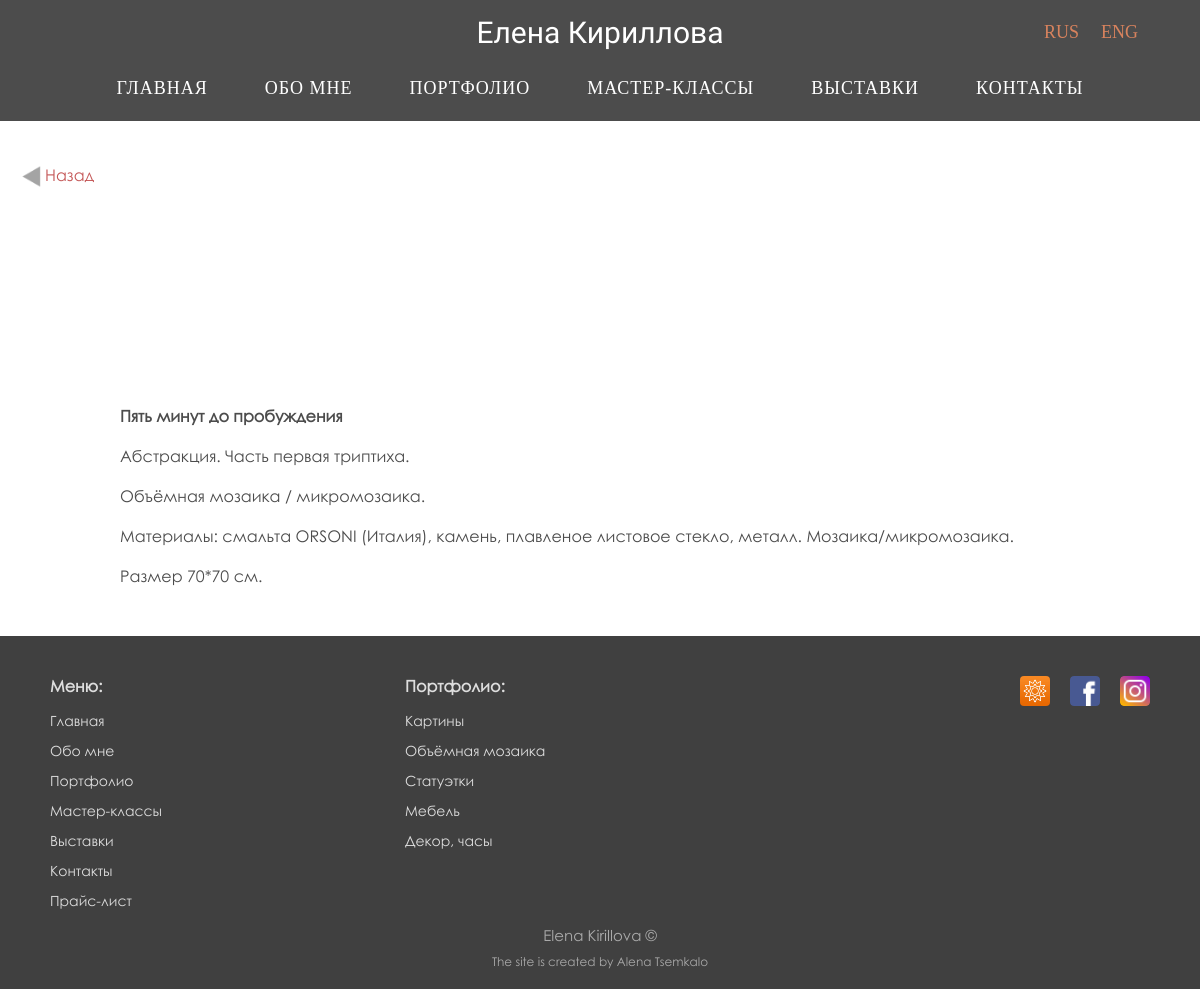
Page /rus/artwork.php?id=62 on the committed database.
### tables this page shows
CREATE TABLE IF NOT EXISTS `paintings` (
  `id` int(255) NOT NULL AUTO_INCREMENT,
  `num` int(11) NOT NULL,
  `type` varchar(255) NOT NULL,
  `namerus` text NOT NULL,
  `nameeng` text NOT NULL,
  `descriptionrus` varchar(5000) NOT NULL,
  `description2rus` varchar(500) NOT NULL,
  `descriptioneng` varchar(5000) NOT NULL,
  `description2eng` varchar(500) NOT NULL,
  `materialsrus` varchar(500) NOT NULL,
  `materialseng` varchar(500) NOT NULL,
  `sizerus` varchar(255) NOT NULL,
  `sizeeng` varchar(255) NOT NULL,
  `weight` varchar(11) NOT NULL,
  `statuseng` text NOT NULL,
  `statusrus` text NOT NULL,
  `price` varchar(255) NOT NULL,
  `pricedollar` varchar(11) NOT NULL,
  `img1` varchar(1000) NOT NULL,
  `img2` varchar(1000) NOT NULL,
  `img3` varchar(1000) NOT NULL,
  `img4` varchar(1000) NOT NULL,
  `img5` varchar(1000) NOT NULL,
  `img6` varchar(1000) NOT NULL,
  `img7` varchar(1000) NOT NULL,
  UNIQUE KEY `id` (`id`)
);

### rus/artwork.php (the view, shortened to what this page needs)
<!DOCTYPE html>
<html>
    <head>
    	<?php include($_SERVER['DOCUMENT_ROOT'] . '/rus/for_head.php') ?>
        <link href="/style/css/slides.css" rel="stylesheet">
    </head>
    <body>
        <div class="wrapper">
            <?php include($_SERVER['DOCUMENT_ROOT'] . '/rus/menu.php') ?>
            <div class="content">
                <section>
                    <div class="row wrap">
                        <?php
                        $id = $_GET["id"];
                        include($_SERVER['DOCUMENT_ROOT'] . '/connect_db.php');
                        $sql = "SELECT * FROM paintings WHERE id=" . $id;
                        $query = mysqli_query($db, $sql);
                        $row = mysqli_fetch_array($query);
                        ?>
                        <?php include($_SERVER['DOCUMENT_ROOT'] . '/rus/backbutton.php') ?>
                    </div>
                </section>
                <h2 style="margin-top: 100px; font-weight: 600"><?php echo $row['namerus']; ?></h2>
                <?php if (isset($row['descriptionrus'])) { ?><h2><?php echo $row['descriptionrus'] ?></h2><?php } ?>
                <?php if (isset($row['description2rus'])) { ?><h2><?php echo $row['description2rus'] ?></h2><?php } ?>
                <?php if (isset($row['materialsrus'])) { ?><h2>Материалы: <?php echo $row['materialsrus'] ?></h2><?php } ?>
                <?php if ($row['sizerus'] !== '') { ?><h2>Размер <?php echo $row['sizerus'] ?></h2><?php } ?>
            </div>
            <?php include($_SERVER['DOCUMENT_ROOT'] . '/rus/footer.php') ?>
        </div>
    </body>
</html>

### style/css/mainstyle_ver1_0.css (style rules this page uses)
* { margin: 0px; padding: 0px; }
.content { display: table-row; height: 100%; }
.wrapper { width: 100%; display: table; height: 100%; }
body { height: 100%; background: #fff; font: 20px Cambria; margin-top: 140px; }
h2 { margin: 20px 10% 0 10%; font-weight: 500; font-size: 16px; font-family: 'Century Gothic'; color: #4c4c4c; }

### style/css/menustyle.css (style rules this page uses)
* { box-sizing: border-box; }

### rows in the picture
paintings: namerus "Пять минут до пробуждения", descriptionrus "Абстракция. Часть первая триптиха.", description2rus "Объёмная мозаика / микромозаика.", materialsrus "смальта ORSONI (Италия), камень, плавленое листовое стекло, металл. Мозаика/микромозаика.", sizerus "70*70 см."
